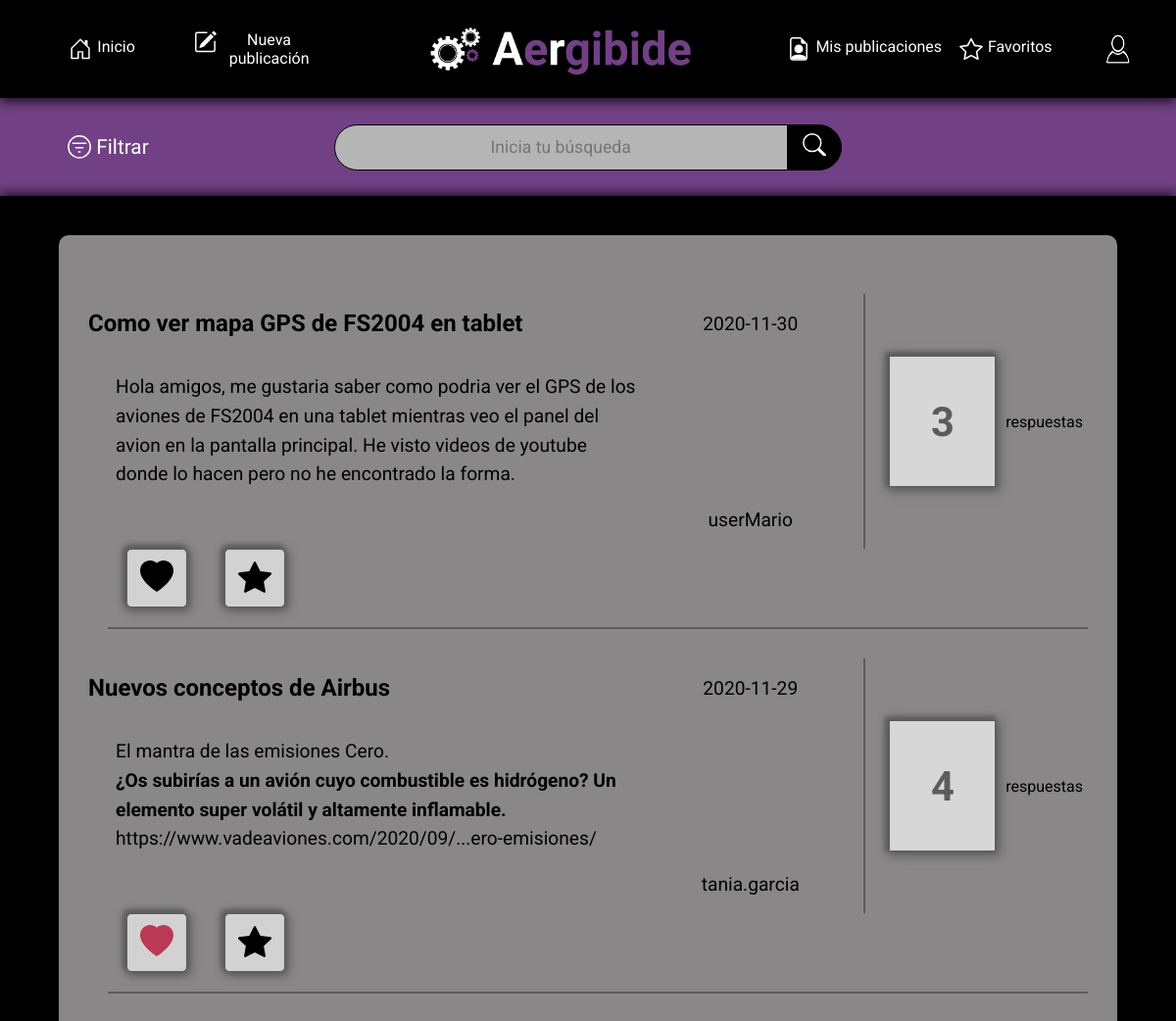
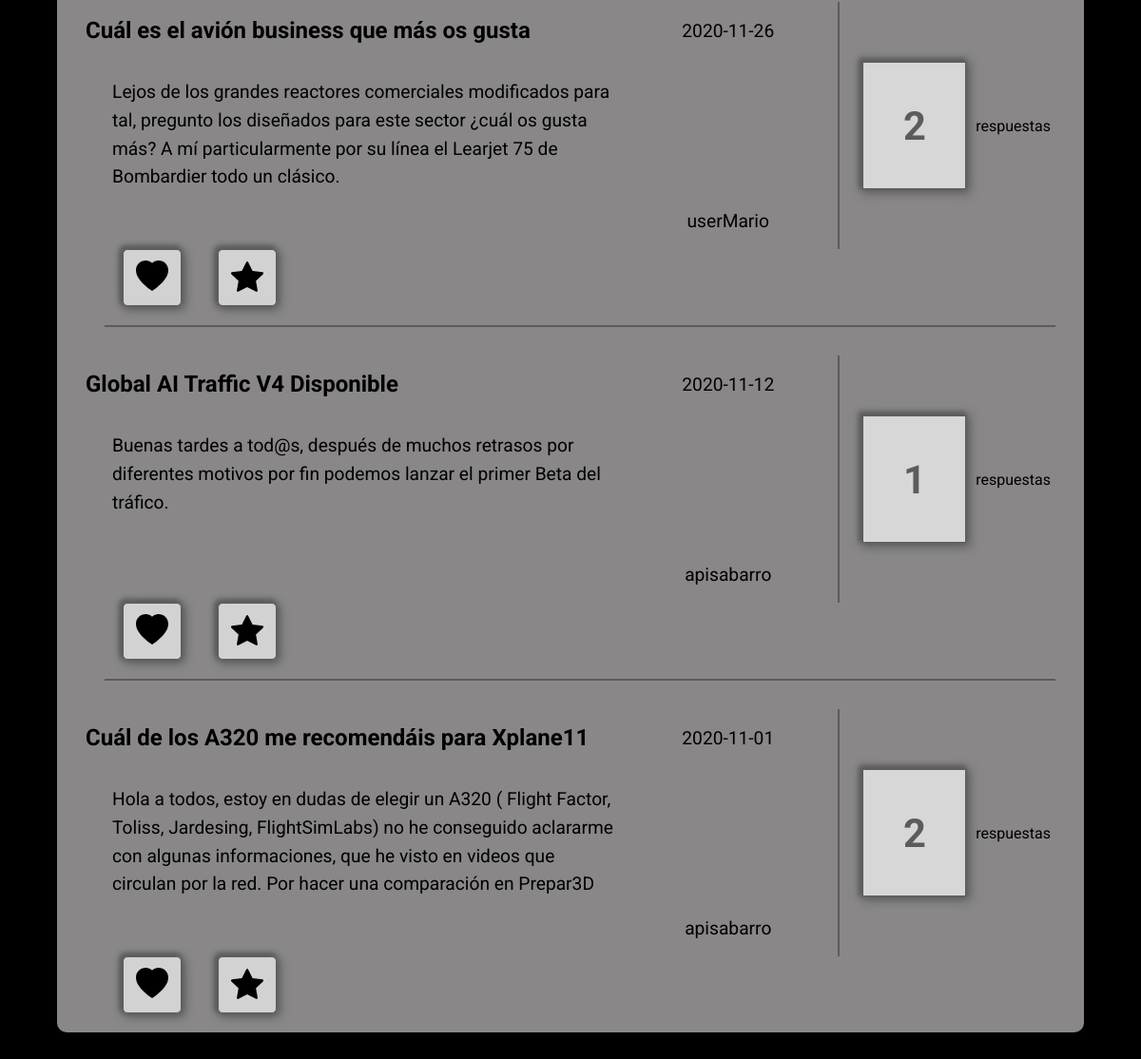
/model/principal.php (signed in), run on the app's committed database (2 pictures, top to bottom).
### tables this page shows
CREATE TABLE `Usuario` (
  `ID` int(5) NOT NULL,
  `Nombre` varchar(70) NOT NULL,
  `Apellido` varchar(150) NOT NULL,
  `Usuario` varchar(30) NOT NULL,
  `Correo` varchar(100) NOT NULL,
  `Password` varchar(500) NOT NULL,
  `Imagen` varchar(500) DEFAULT NULL
);

CREATE TABLE `Pregunta` (
  `ID` int(11) NOT NULL,
  `Titulo` varchar(50) NOT NULL,
  `Descripcion` varchar(60000) NOT NULL,
  `ID_Usuario` int(5) NOT NULL,
  `Fecha` date NOT NULL,
  `ID_Categoria` int(11) NOT NULL,
  `Archivo` varchar(300) DEFAULT NULL
);

### model/principal.php (called while the page is built, shortened)
<?php
require "general.php";
$publicacion = generarPublicaciones($dbh);
require "../views/principal.view.php";

### model/conexion.php (called while the page is built, shortened)
<?php
function guardarDatosUsuario($dbh,$usuario)
{
    if (empty($usuario))
        $usuario=$_SESSION['usuario'];
    $data = array('user' => $usuario);
    $stmt = recogerDatosUsuario($dbh, $data);
    return $stmt->fetch();
}
function recogerDatosUsuario($dbh, $data)
{
    $stmt = $dbh->prepare("SELECT * FROM Usuario WHERE Correo = :user OR Usuario = :user");
    $stmt->setFetchMode(PDO::FETCH_OBJ);
    $stmt->execute($data);
    return $stmt;
}
function generarPublicaciones($dbh)
{
    $stmt = $dbh->prepare("SELECT Pregunta.ID as ID,Pregunta.Titulo AS Titulo, Pregunta.Descripcion AS Descripcion, Usuario.Usuario as Usuario, Pregunta.Fecha as Fecha, Pregunta.ID_Categoria as Categoria, Pregunta.Archivo as Archivo
                            FROM Pregunta, Usuario
                            WHERE Pregunta.ID_Usuario= Usuario.ID
                            GROUP BY Pregunta.ID
                            ORDER BY Pregunta.Fecha DESC ;");
    $stmt->setFetchMode(PDO::FETCH_OBJ);
    $stmt->execute();
    return $stmt;
}
function generarRespuestas($pregunta, $dbh)
{
    $data = array('pregunta' => $pregunta);
    $stmt = $dbh->prepare("SELECT ID_Pregunta
                            FROM Respuesta
                            WHERE ID_Pregunta= :pregunta");
    $stmt->setFetchMode(PDO::FETCH_OBJ);
    $stmt->execute($data);
    return $stmt;
}
function comprobarLike($dbh, $userID,$ID)
{
    $data = array('userID' => $userID, 'publicacionID' => $ID);
    $stmt = $dbh->prepare("SELECT * FROM Likes
                                    WHERE ID_Usuario= :userID
                                    AND ID_Pregunta= :publicacionID;");
    $stmt->setFetchMode(PDO::FETCH_OBJ);
    $stmt->execute($data);
    return $stmt;
}

### model/general.php (called while the page is built)
<?php
    require "conexion.php";
    if (!isset($_SESSION["usuario"]))
        header("Location: login.php");
    else
    {
        $dbh=connect();
        $datos=guardarDatosUsuario($dbh,"");
    }

### views/publicacion.view.php (the view, shortened to what this page needs)
<?php
if (empty($publicacion))
{
    header("Location: ../model/login.php");
}
else
{
    $fallo= $publicacion;
    $contador = $fallo->rowCount();
    if($contador==0){
        ?>
        <h1>No se han encontrado publicaciones</h1>
    <?php }else{
        while ($row= $publicacion->fetch()) {
            $titulo = $row->Titulo;
            $descripcion = $row->Descripcion;
            $user = $row->Usuario;
            $fecha = $row->Fecha;
            $ID = $row->ID;
            $respuestas = generarRespuestas($ID, $dbh);
            $row2 = $respuestas->rowCount();
            $numero = $row2;
            ?>
            <div class="publicacion">
                <div class="titulo">
                    <h1 class="title"><?= utf8_encode($titulo) ?></h1>
                </div>
                <div class="descripcion">
                    <span ><?= utf8_encode($descripcion) ?></span>
                </div>
                <div class="fecha">
                    <span class="date"><?= $fecha ?></span>
                </div>
                <div class="usuario">
                    <span class="user"><?= utf8_encode($user) ?></span>
                </div>
                <div class="respuestas">
                    <h1 class="num_respuestas"><?= $numero ?></h1>
                    <span>respuestas</span>
                </div>
            </div>
            <div class="like_fav">
                <div class="corazon">
                    <?php
                    $mostrarLike = comprobarLike($dbh, $datos->ID, $ID);
                    $ID_publicacion = 0;
                    while($row = $mostrarLike->fetch()){
                        $ID_publicacion = $row->ID_Pregunta;
                    }
                    $claseLike = "rosa"; ?>
                    <button class="like "name="publicacion" value="<?= $ID ?>">
                        <?php if ($ID_publicacion == $ID){ ?>
                        <svg width="1em" height="1em" viewBox="0 0 16 16" class="bi bi-heart-fill <?= $claseLike ?>"
                             xmlns="http://www.w3.org/2000/svg">
                            <?php } else{ ?>
                            <svg width="1em" height="1em" viewBox="0 0 16 16" class="bi bi-heart-fill "
                                 xmlns="http://www.w3.org/2000/svg">
                                <?php } ?>
                                <path fill-rule="evenodd"
                                      d="M8 1.314C12.438-3.248 23.534 4.735 8 15-7.534 4.736 3.562-3.248 8 1.314z"/>
                            </svg>
                    </button>
                </div>
                <div class="favorito">
                    <?php
                    $ID_publicacion = 0;
                    $claseFav = "amarillo"; ?>
                    <button class="fav" name="favorito" value="<?= $ID ?>">
                        <?php if ($ID_publicacion == $ID){ ?>
                        <svg width="1em" height="1em" viewBox="0 0 16 16" class="bi bi-star-fill <?= $claseFav ?>"
                             xmlns="http://www.w3.org/2000/svg">
                            <?php } else{ ?>
                            <svg width="1em" height="1em" viewBox="0 0 16 16" class="bi bi-heart-fill "
                                 xmlns="http://www.w3.org/2000/svg">
                                <?php } ?>
                                <path d="M3.612 15.443c-.386.198-.824-.149-.746-.592l.83-4.73L.173 6.765c-.329-.314-.158-.888.283-.95l4.898-.696L7.538.792c.197-.39.73-.39.927 0l2.184 4.327 4.898.696c.441.062.612.636.283.95l-3.523 3.356.83 4.73c.078.443-.36.79-.746.592L8 13.187l-4.389 2.256z"/>
                            </svg>
                    </button>
                </div>
            </div>
        <?php }
    } ?>
    </div>
    </section>
    </main>
    <?php } ?>

### vistasfijas/cabecera.php (shortened to what this page needs)
<?php
if (empty($datos))
header("Location: ../model/login.php");
else
{
?>
<body>
    <header>
        <div id="logotipo">
            <a href="../model/principal.php">
                <img src="../img/logo_horizontal_negativo.png">
            </a>
        </div>
        <div id="lista">
            <ul>
                <li><a href="../model/mis-publicaciones.php?action=publicacion">Mis publicaciones</a></li>
                <li><a href="../model/mis-publicaciones.php?action=fav">Favoritos</a></li>
            </ul>
        </div>
        <div id="listaNuevaPublicacion">
            <ul>
                <li>
                    <a href="../model/principal.php?action=home">
                        Inicio
                    </a>
                </li>
                <li>
                    <a href="../model/nueva-publicacion.php">
                        Nueva publicación</a></li>
            </ul>
        </div>
        <div id="boton">
            <button id="perfil"><img src="<?=$datos->Imagen?>"></button>
        </div>
    </header>
    <?php
}
?>

### css/header.css (style rules this page uses)
* { padding: 0; margin: 0; }
header { width: 100%; background-color: black; display: grid; grid-template-columns: repeat(2,17vw) 26vw 30vw 10vw; grid-template-rows: 100px; box-shadow: 0px 4px 10px 0px rgba(0,0,0,0.75); }
a { color: white !important; }
#logotipo { grid-row: 1/2; grid-column: 3/4; display: flex; justify-content: center; align-items: center; }
#logotipo>a { display: flex; align-items: center; justify-content: flex-end; height: 80%; }
#logotipo>a>img { width: 95%; }
#listaNuevaPublicacion { grid-row: 1/2; grid-column: 1/3; width: 100%; display: flex; justify-content: flex-start; align-items: center; }
#listaNuevaPublicacion>ul { width: 80%; height: 100%; margin: 0; list-style-type: none; color: white; display: flex; align-items: center; justify-content: flex-end; }
#listaNuevaPublicacion>ul>li { width: 40%; }
#lista { grid-row: 1/2; grid-column: 4/5; width: 100%; display: flex; justify-content: flex-end; align-items: center; }
#lista > ul { width: 80%; height: 100%; margin: 0; list-style-type: none; color: white; display: flex; align-items: center; justify-content: space-around; }
#listaNuevaPublicacion >ul >li>a, #lista >ul >li>a { font-size: 1em; text-decoration: none; }
#boton { grid-row: 1/2; grid-column: 5/6; border: white; width: 100%; height: 100%; display: flex; justify-content: center; align-items: center; }
#boton > button { width: 35%; height: 55%; border-radius: 60px; outline: none; border: 1px solid black; background-color: black; }
#perfil >img { width: 100%; height: 100%; border-radius: 50%; }

### css/principal.css (style rules this page uses)
* { font-family: 'Roboto', sans-serif; margin: 0; padding: 0; }
body { max-width: 100%; display: grid; grid-template-columns: 100% 90% 100%; grid-template-rows: repeat(2, 100px) auto; background-color: black; overflow-x: hidden; }
header { grid-column: 1/2; grid-row: 1/2; z-index: 1; height: 100px; }
header > div { height: 100%; }
a { display: flex; text-align: center; }
.publicacion { grid-row: 1/2; grid-column: 1/2; margin-top: 30px; display: grid; grid-template-columns: 5% 5% 45% repeat(2, 22.5%); grid-template-rows: 60px auto 60px; }
.publicacion > div { display: flex; justify-content: center; align-items: center; }
div[class=titulo] { grid-row: 1/2; grid-column: 1/4; justify-content: flex-start; }
div[class=descripcion] { grid-row: 2/3; grid-column: 1/4; display: flex; justify-content: flex-start; margin-top: 20px; }
div[class=descripcion] >span { height: 120px; overflow: hidden; line-height: 1.55em; margin-left: 5%; border: none; background-color: transparent; outline: none; width: 95%; font-size: 1.2em; }
.fecha { grid-row: 1/2; grid-column: 4/5; font-size: 1.2em; }
div[class=usuario] { grid-row: 3/4; grid-column: 4/5; font-size: 1.2em; }
div[class=respuestas] { grid-row: 1/4; grid-column: 5/6; justify-content: space-around; border-left: 2px solid dimgrey; }
.num_respuestas { padding: 13%; background-color: whitesmoke; box-shadow: 2px 2px 10px 2px dimgrey, -2px -2px 5px 2px dimgrey; border: 1px solid dimgrey; font-size: 2.6em; color: dimgrey; }
.respuestas > span { grid-row: 3/4; }
.like_fav { margin-left: 20px; grid-column: 1/2; grid-row: 2/3; display: grid; grid-template-columns: repeat(2, 5%); grid-template-rows: 60px; padding-bottom: 20px; border-bottom: 2px solid dimgrey; }
.like_fav:last-child { border-bottom: none; }
.corazon { width: 100%; grid-row: 1/2; grid-column: 1/2; display: flex; justify-content: center; align-items: center; }
.favorito { width: 100%; grid-row: 1/2; grid-column: 2/3; display: flex; justify-content: center; }
.like, .fav, .likeRespuesta { width: 80%; height: 100%; box-shadow: 2px 2px 10px 2px dimgrey, -2px -2px 5px 2px dimgrey; border: 1px solid dimgrey; border-radius: 5px; outline: none; }
button > .bi { color: black; }
.bi { font-size: 34px; }
.rosa { fill: #d4425f; }
@media screen and ( max-width: 1400px) { .respuestas { padding-left: 20px; } }
@media screen and ( max-width: 1400px) { .num_respuestas { padding: 20%; } }
@media screen and ( max-width: 1400px) { .like_fav { grid-template-columns: repeat(2, 10%); } }
@media screen and ( max-width: 1400px) { .like, .fav, .likeRespuesta { width: 62%; } }

### data on the page
usuario: Imagen (picture)
pregunta: Titulo "Como ver mapa GPS de FS2004 en tablet", Descripcion "Hola amigos, me gustaria saber como podria ver el GPS de los aviones de FS2004 en una tablet mientras veo el panel del avion en la pantalla principal. He visto videos de youtube donde lo hacen pero no he encontrado la forma.", Fecha "2020-11-30", ID_Usuario.Usuario "userMario", numero "3", $ID 5 (drawn)
pregunta: Titulo "Nuevos conceptos de Airbus", Descripcion "El mantra de las emisiones Cero. ¿Os subirías a un avión cuyo combustible es hidrógeno? Un elemento super volátil y altamente inflamable. https://www.vadeaviones.com/2020/09/...ero-emisiones/", Fecha "2020-11-29", ID_Usuario.Usuario "tania.garcia", numero "4", $ID 3 (drawn)
pregunta: Titulo "Cuál es el avión business que más os gusta", Descripcion "Lejos de los grandes reactores comerciales modificados para tal, pregunto los diseñados para este sector ¿cuál os gusta más? A mí particularmente por su línea el Learjet 75 de Bombardier todo un clásico.", Fecha "2020-11-26", ID_Usuario.Usuario "userMario", numero "2", $ID 7 (drawn)
pregunta: Titulo "Global AI Traffic V4 Disponible", Descripcion "Buenas tardes a tod@s, después de muchos retrasos por diferentes motivos por fin podemos lanzar el primer Beta del tráfico.", Fecha "2020-11-12", ID_Usuario.Usuario "apisabarro", numero "1", $ID 9 (drawn)
pregunta: Titulo "Cuál de los A320 me recomendáis para Xplane11", Descripcion "Hola a todos, estoy en dudas de elegir un A320 ( Flight Factor, Toliss, Jardesing, FlightSimLabs) no he conseguido aclararme con algunas informaciones, que he visto en videos que circulan por la red. Por hacer una comparación en Prepar3D…", Fecha "2020-11-01", ID_Usuario.Usuario "apisabarro", numero "2", $ID 10 (drawn)
